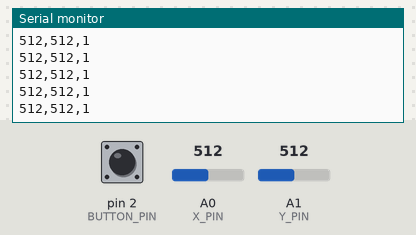
Bench run of a sketch on a simulated Arduino Uno, built with avr-gcc and run on an emulated ATmega328P. Shown: the last lines printed to the serial monitor. The inputs (shaded band) are chosen by the test bench; at power-on: A0 (X_PIN) = 512, A1 (Y_PIN) = 512, pin 2 (BUTTON_PIN) HIGH.

Above: at 1.2 s.
1.3 s: A0 (X_PIN) set to 716
At 1.31 s:
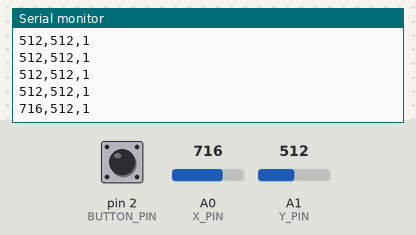
2.8 s: A1 (Y_PIN) set to 716
At 2.82 s:
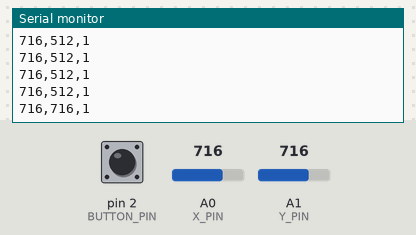
4.3 s: pin 2 (BUTTON_PIN) pulled LOW for 0.15 s
At 4.33 s:
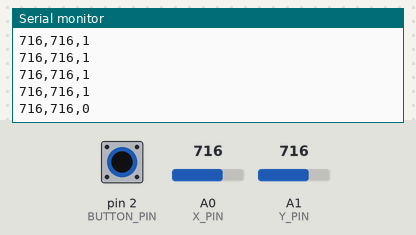
5.9 s: A0 (X_PIN) set to 900
At 5.94 s:
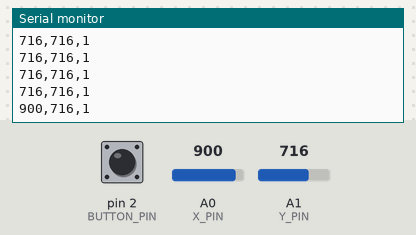
7.4 s: pin 2 (BUTTON_PIN) pulled LOW for 1 s
At 7.45 s:
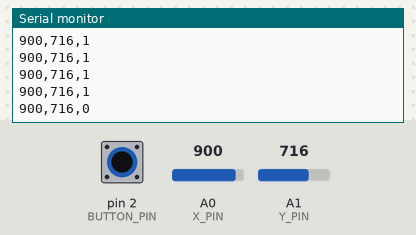
9.9 s: A1 (Y_PIN) set to 0
At 9.97 s:
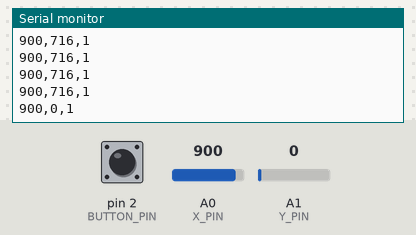
Timing chart, 0 to 12.9 s (numbered marks = the images above; inputs shaded):
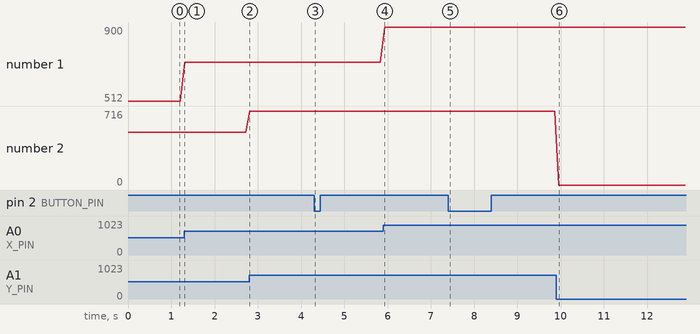

Measured:
- after the input at 1.3 s, the serial monitor: prints a new line at once (image 1)
- after the input at 2.8 s, the serial monitor: prints a new line at once (image 2)
- after the input at 4.3 s, the serial monitor: prints a new line at once (image 3)
- after the input at 5.9 s, the serial monitor: prints a new line at once (image 4)
- after the input at 7.4 s, the serial monitor: prints a new line after 0.05 s (image 5)
- after the input at 9.9 s, the serial monitor: prints a new line after 0.06 s (image 6)
- plotted number 1: 512 → 716 after the input at 1.3 s, 716 → 900 after the input at 5.9 s

The sketch:

joystick.ino
```cpp
const int X_PIN = A0;      // Joystick X-axis
const int Y_PIN = A1;      // Joystick Y-axis
const int BUTTON_PIN = 2;  // Joystick button

void setup() {
  pinMode(BUTTON_PIN, INPUT_PULLUP);  // Use the internal pull-up resistor for the button
  Serial.begin(9600);
}

void loop() {
  int xValue = analogRead(X_PIN);
  int yValue = analogRead(Y_PIN);
  int buttonState = digitalRead(BUTTON_PIN);  // Read the button state

  // Sending the X, Y, and button state to serial as comma-separated values
  Serial.print(xValue);
  Serial.print(",");
  Serial.print(yValue);
  Serial.print(",");
  Serial.println(buttonState);

  delay(100);  // Delay to reduce the speed of sending data
}
```
